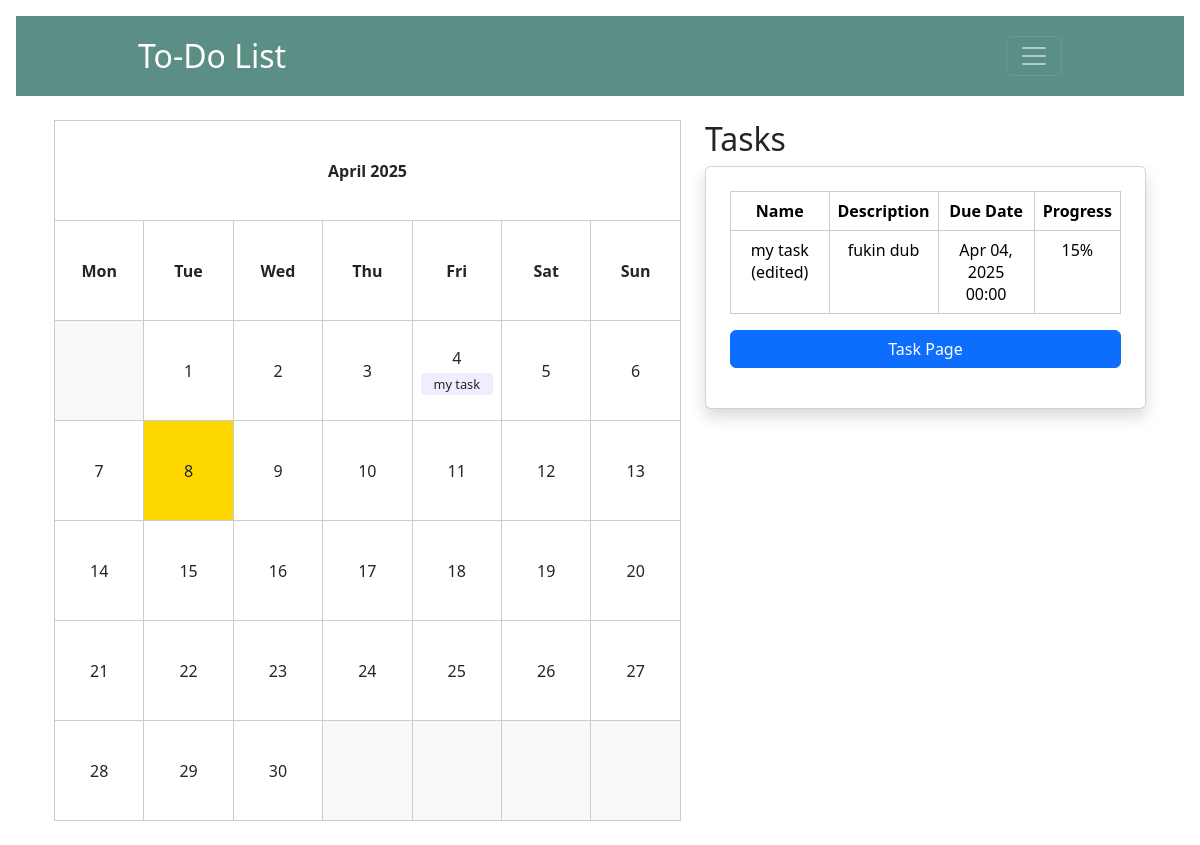
The page /home/ (signed in) on the database as committed earlier.
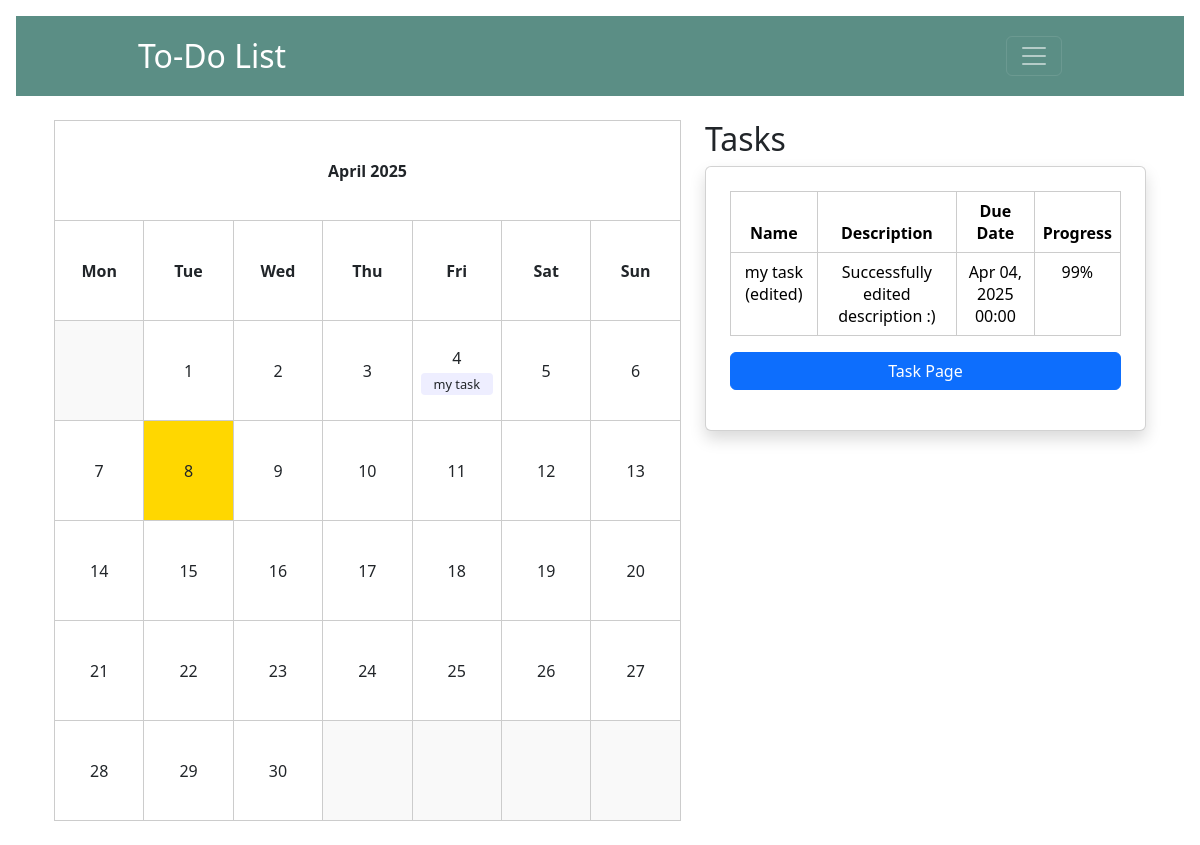
The same page on the database as committed later.
### todoapp/models.py (models this page shows, shortened)
class Task(models.Model):
    name = models.CharField(max_length=255)
    creator = models.ForeignKey(User, on_delete=models.CASCADE)
    description = models.TextField()
    due_date = models.DateTimeField()
    progress = models.IntegerField(default=0)
    is_completed = models.BooleanField(default=False)
    categories = models.ManyToManyField(Category, related_name="tasks", blank=True)
    assigned_users = models.ManyToManyField(User, related_name="assigned_tasks")
    notifications_enabled = models.BooleanField(default=False)

### todoapp/views.py (the view)
# urls.py: path('home/', views.calender_view , name='home'),
def calender_view(request, year=None, month=None):
    if year is None or month is None:
        today = datetime.today()
        year = today.year
        month = today.month
    else:
        year, month = int(year), int(month)
    tasks = Task.objects.filter(
    creator=request.user,
    due_date__year=year,
    due_date__month=month
    ).order_by('due_date')
    cal = TaskCalendar(tasks, year, month)
    html_calendar = cal.formatmonth(year, month)
    context = {
        'calendar': html_calendar,
        'tasks': tasks,
        'year': year,
        'month': month,
    }
    return render(request, 'home.html', context)

### todoapp/utils.py (called while the page is built)
    def group_by_day(self, tasks):
        task_dict = {}
        for task in tasks:
            task_day = task.due_date.day
            task_dict.setdefault(task_day, []).append(task)
        return task_dict

    def formatday(self, day, weekday):
        if day == 0:
            return '<td class="noday">&nbsp;</td>'
        cssclass = self.cssclasses[weekday]
        today = datetime.today()
        if day == today.day and self.month == today.month and self.year == today.year:
            cssclass += ' today'
        day_tasks = self.tasks.get(day, [])
        display_tasks = []
        if len(day_tasks) > 3:
            for task in day_tasks[:2]:
                display_tasks.append(f'<div class="task">{task.name[:7]}</div>')
            display_tasks.append('<div class="task">...</div>')
        else:
            for task in day_tasks:
                display_tasks.append(f'<div class="task">{task.name[:7]}</div>')
        task_html = ''.join(display_tasks)
        return f'<td class="{cssclass}"><span class="date">{day}</span><br>{task_html}</td>'

### todoapp/templates/home.html (shortened to what this page needs)
{% extends 'base.html' %}
    {% block content %}
    <div class="container my-4">
        <div class="row">
    <div class="col-md-7">
        <div class="calendar">
            {{ calendar|safe }}
        </div>
    </div>
    <div class="col-md-5">
        <h2>Tasks</h2>
            <div class="card p-4 shadow">
                <table class="table">
                    <thead>
                        <tr>
                            <th>Name</th>
                            <th>Description</th>
                            <th>Due Date</th>
                            <th>Progress</th>
                        </tr>
                    </thead>
                    <tbody>
                        {% for task in tasks %}
                        <tr>
                            <td>{{ task.name }}</td>
                            <td>{{ task.description }}</td>
                            <td>{{ task.due_date|date:"M d, Y H:i" }}</td>
                            <td>{{ task.progress }}%</td>
                        </tr>
                        {% empty %}
                        <tr>
                            <td colspan="5" class="text-center">No tasks available.</td>
                        </tr>
                        {% endfor %}
                    </tbody>
                </table>
                <a href="{% url 'task_view' %}" class="btn btn-primary mb-3">Task Page</a>
            </div>
        </div>
    </div>
    {% endblock %}

Rows that differ between the two databases and show on the page:
changed Task "my task (edited)": description "fukin dub" → "Successfully edited description :)"; progress "15" → "99"
